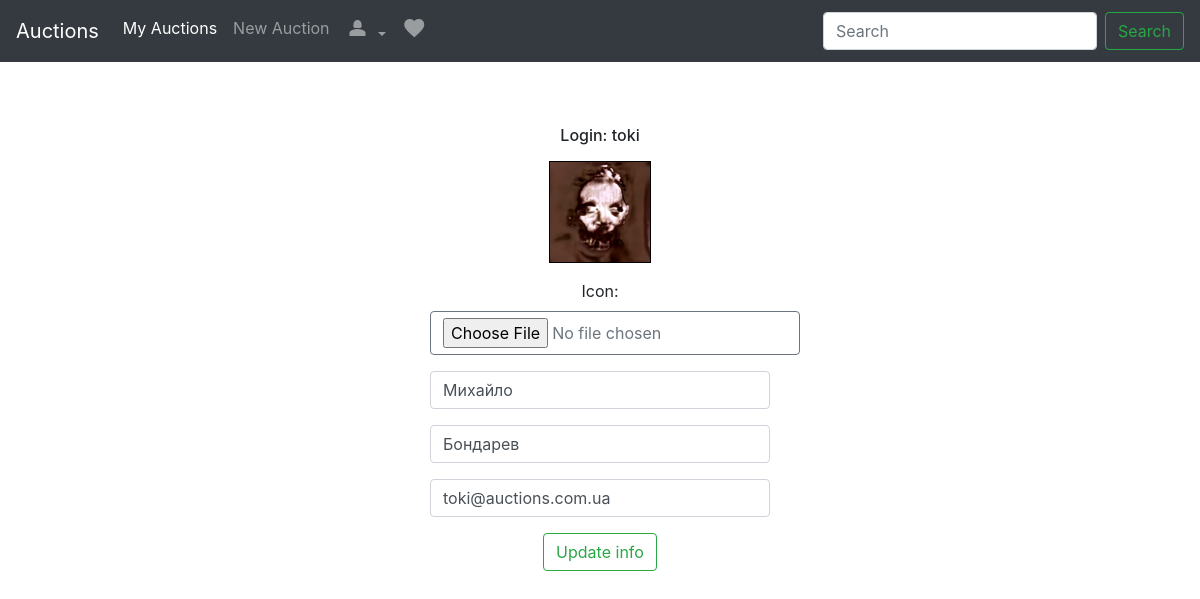
The app's page /profile (signed in) with its own data.
### auctions/models.py (models this page shows)
class User(AbstractUser):
    icon = models.ImageField(blank=True, upload_to=_content_file_name, default="no-icon.jpg")

### auctions/views.py (the view, shortened to what this page needs)
# urls.py: path("profile", views.profile, name="profile"),
def profile(request):
    page = "auctions/login.html"
    form = None
    if request.user.is_authenticated:
        old_icon_path = ''
        user_id = request.user.id
        fn = request.user.first_name
        ln = request.user.last_name
        em = request.user.email
        form = updateUserInfoForm(initial={'first_name': fn, 'last_name': ln, 'email': em})
        page = "auctions/profile.html"
    return render(request, page, {
        "base_url": settings.MEDIA_URL,
        "user_form": form
    })

### auctions/views.py
class updateUserInfoForm(forms.Form):
    icon = forms.ImageField(label="Icon", validators=[validate_image_file_extension], widget=forms.ClearableFileInput(attrs={'class': 'btn btn-outline-secondary'}), required=False)
    first_name = forms.CharField(widget=forms.TextInput(attrs={'placeholder':'First name', 'class': 'form-control my-3'}), label=False, max_length=64, required=True)
    last_name = forms.CharField(widget=forms.TextInput(attrs={'placeholder':'Last name', 'class': 'form-control my-3'}), label=False, max_length=64, required=True)
    email = forms.EmailField(widget=forms.TextInput(attrs={'placeholder':'Email', 'class': 'form-control my-3'}), label=False, required=True)

### auctions/templates/auctions/profile.html (shortened to what this page needs)
{% extends "auctions/layout.html" %}
{% block body %}
  <div class="container">
        <div class="row">
            <div class="col mt-5 text-center">
                <h6 class="my-3">Login: {{user.username}}</h6>
                <div class="mx-auto mb-3 icon-100x100">
                    <img class="user-icon" src="{{base_url}}{{user.icon}}" alt="{{user.username}}">
                </div>
                <form class="col-md-4 offset-md-4 col-sm-12" action="{% url 'profile' %}" method="post"  enctype="multipart/form-data">
                    {{user_form}}
                    <input class="btn btn-outline-success" type="submit" value="Update info">
                </form>
            </div>
        </div>
    </div>
{% endblock %}

### auctions/static/auctions/styles.css (style rules this page uses)
.comment-userinfo img, .lot-pic-small img, .icon-100x100 { border: 1px #000 solid; }
.comment-userinfo img, .lot-pic-small img, .user-icon { max-width: 100px; }
.icon-100x100 { width: 102px; height: 102px; }

### records on screen
User: username "toki", icon (picture), first_name "Михайло", last_name "Бондарев", email "toki@auctions.com.ua"
